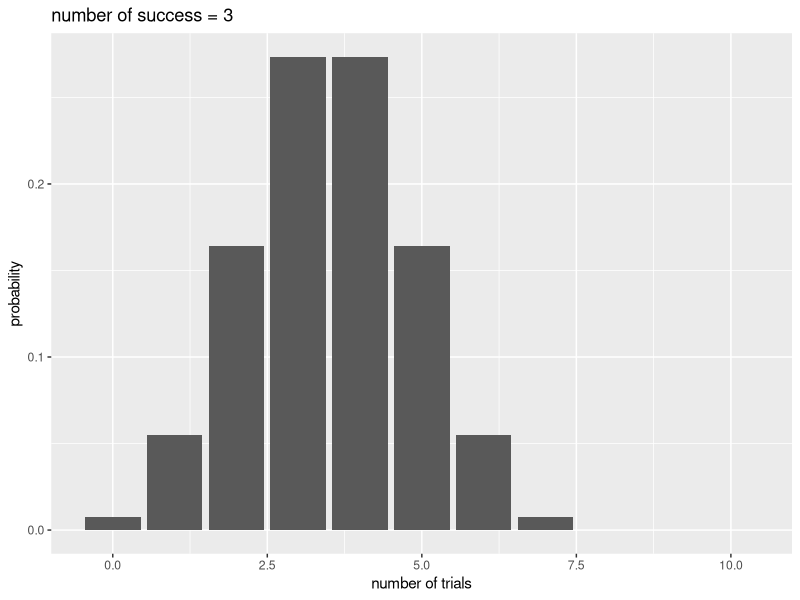
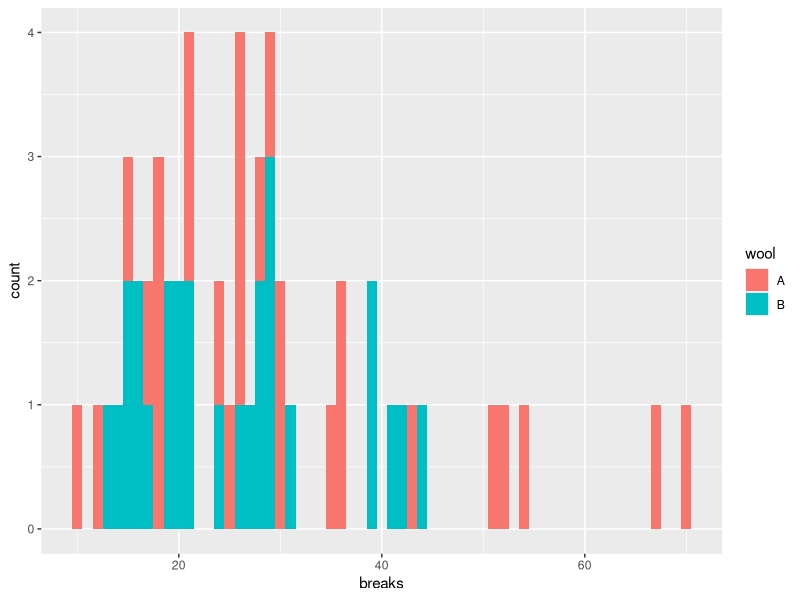
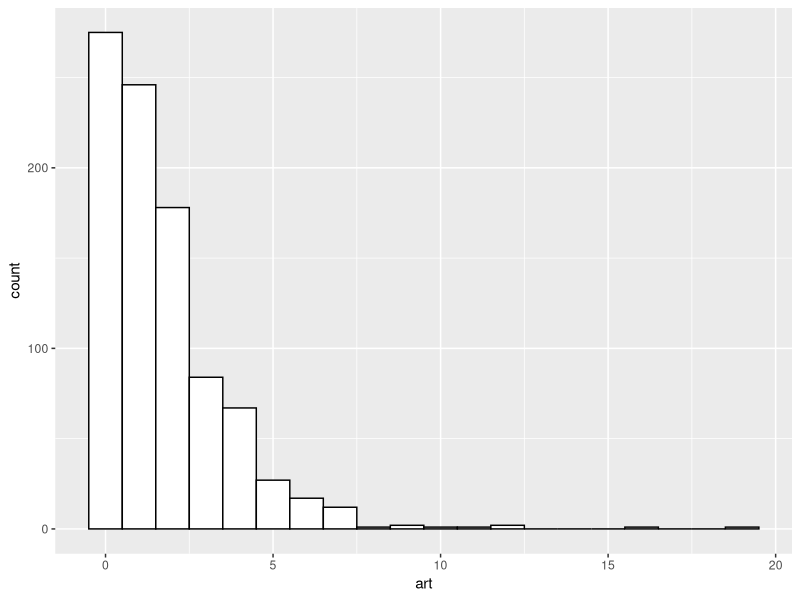

Write the R code that produced these figures, in order.
## ---- chunk 1
knitr::opts_chunk$set(echo = TRUE)
library(tidyverse)
library(nnet)
library(MASS)
library(pscl)
library(knitr)
## ---- chunk 2

choose(8-1, 3-1)*0.5^2*(1-0.5)^(8-3)*0.5 #つまり，7回中表が2回，裏が5回出て，最後の１回で表が出る確率を求める。

## ---- chunk 3
x = 0:10
p_y = dbinom(x = x, size = 10 - 3, prob = 0.5)

d_plot = data.frame(x = x, p_y = p_y)

ggplot() + 
  geom_bar(data = d_plot, aes(x = x, y = p_y), stat = "identity") + 
  labs(x = "number of trials", y = "probability", title = "number of success = 3")

## ---- chunk 4

d = warpbreaks #別の名前(d)で保存する
d$A <- ifelse(d$wool == "A", 1, 0) #Aなら1, Bなら0のダミー
head(d)

ggplot() + 
  geom_histogram(data = d, aes(x = breaks, fill = wool), binwidth = 1)

## ---- chunk 5
model_poisson = glm(data = d, breaks ~ A, family = poisson(link = "log"))
summary(model_poisson)

mean(d$breaks)
var(d$breaks)

## ---- chunk 6

model_poisson$deviance/model_poisson$df.residual

## ---- chunk 7

model_nb = MASS::glm.nb(data = d, breaks ~ A) #lm関数と同じ要領で，線形の式を入力する。確率分布はオプションで指定しないで良い。
summary(model_nb)

## ---- chunk 8

head(bioChemists)

ggplot() + 
  geom_histogram(data = bioChemists, aes(x=art), binwidth = 1, fill="white", color="black")
table(bioChemists$art)


model_zeroinfl = pscl::zeroinfl(data = bioChemists, art ~ fem + mar + kid5 + phd + ment)
summary(model_zeroinfl)
